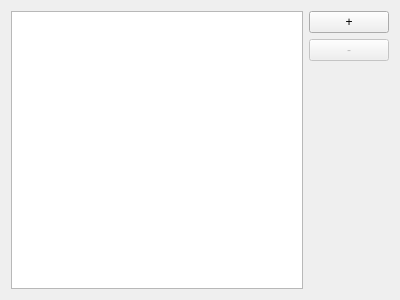
<?xml version="1.0" encoding="UTF-8"?>
<ui version="4.0">
 <class>PropertiesViewBase</class>
 <widget class="QWidget" name="PropertiesViewBase">
  <property name="geometry">
   <rect>
    <x>0</x>
    <y>0</y>
    <width>400</width>
    <height>300</height>
   </rect>
  </property>
  <property name="windowTitle">
   <string>Form</string>
  </property>
  <layout class="QGridLayout" name="gridLayout">
   <item row="0" column="0" rowspan="3">
    <widget class="QTableView" name="tableView">
     <property name="alternatingRowColors">
      <bool>true</bool>
     </property>
     <property name="selectionMode">
      <enum>QAbstractItemView::SingleSelection</enum>
     </property>
     <property name="selectionBehavior">
      <enum>QAbstractItemView::SelectRows</enum>
     </property>
     <property name="verticalScrollMode">
      <enum>QAbstractItemView::ScrollPerPixel</enum>
     </property>
     <property name="cornerButtonEnabled">
      <bool>false</bool>
     </property>
     <attribute name="horizontalHeaderVisible">
      <bool>true</bool>
     </attribute>
     <attribute name="horizontalHeaderStretchLastSection">
      <bool>true</bool>
     </attribute>
     <attribute name="verticalHeaderVisible">
      <bool>false</bool>
     </attribute>
    </widget>
   </item>
   <item row="0" column="1">
    <widget class="QPushButton" name="btnAdd">
     <property name="toolTip">
      <string>Create new property</string>
     </property>
     <property name="text">
      <string>+</string>
     </property>
    </widget>
   </item>
   <item row="1" column="1">
    <widget class="QPushButton" name="btnDel">
     <property name="enabled">
      <bool>false</bool>
     </property>
     <property name="toolTip">
      <string>Delete selected property</string>
     </property>
     <property name="text">
      <string>-</string>
     </property>
    </widget>
   </item>
   <item row="2" column="1">
    <spacer name="verticalSpacer">
     <property name="orientation">
      <enum>Qt::Vertical</enum>
     </property>
     <property name="sizeHint" stdset="0">
      <size>
       <width>0</width>
       <height>221</height>
      </size>
     </property>
    </spacer>
   </item>
  </layout>
 </widget>
 <resources/>
 <connections/>
</ui>
